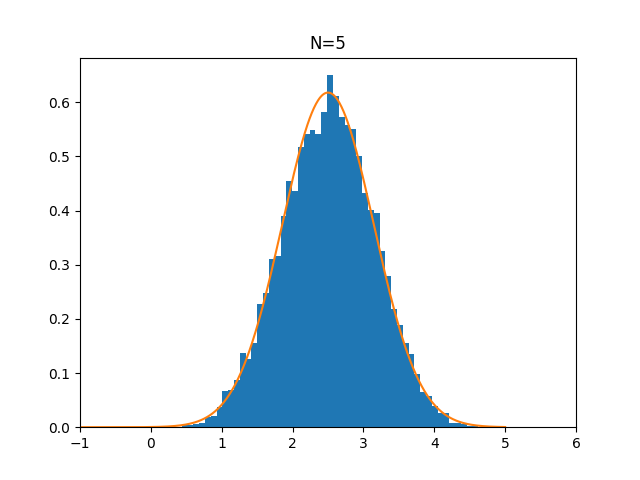

The Python source for this figure:
import numpy as np
import matplotlib.pyplot as plt


import sys, os

curr_path = os.path.dirname(__file__)
normal_func_path = os.path.join(curr_path, '..')
sys.path.append(normal_func_path)

from normal import normal


x_sums = []

N = 5

for _ in range(10000):
    xs = []
    for n in range(N):
        x = np.random.rand()
        xs.append(x)
    t = np.sum(xs)
    x_sums.append(t)

x_norm = np.linspace(-5, 5, 1001)
mu = N / 2
sigma = np.sqrt(N / 12)

y_norm = normal(x_norm, mu, sigma)


plt.hist(x_sums, bins='auto', density=True)
plt.plot(x_norm, y_norm)
plt.title(f'N={N}')
plt.xlim(-1, 6)
plt.savefig('sample_sum.png')

